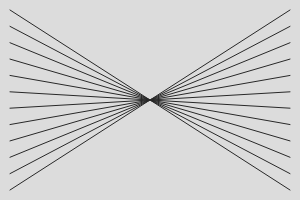
Frame 1 (no input)
Frame 60 (no input): identical to frame 1, image omitted
Frame 120 (the mouse pressed at the canvas centre since frame 60): identical to frame 1, image omitted

The p5.js sketch that drew this single still picture (run headless with seeded random() and noise() and a simulated clock; from frame 60 on, the mouse is pressed at the canvas centre):

// p5.js sketch
// ── sketch.js
function setup() {
  createCanvas(300, 200);
  stroke(40);
}

function draw() {
  background(220);

  let count = 12;

  for(let i = 0; i < count; i++) {
    let yLeft = map(i, 0, count - 1, 10, height - 10);
    let yRight = map(i, 0, count - 1, height - 10, 10);
    
    line(10, yLeft, width - 10, yRight);
  }
}
